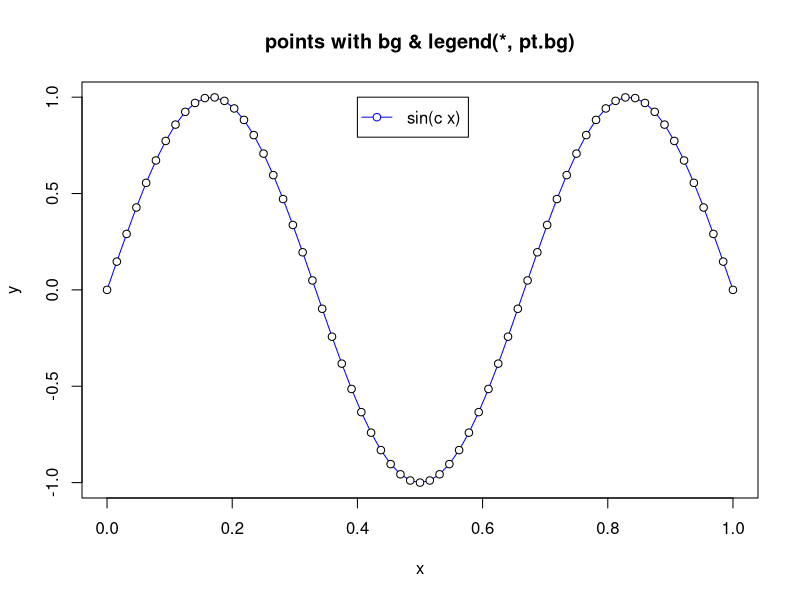
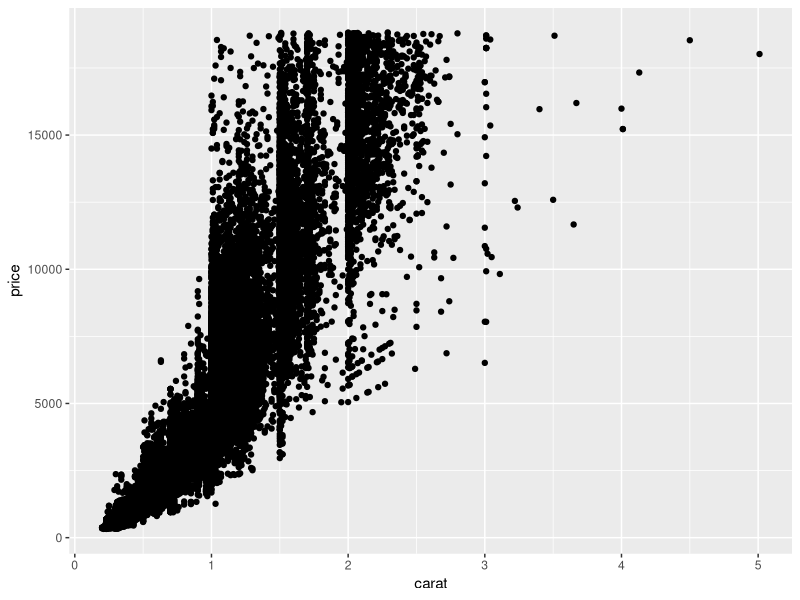
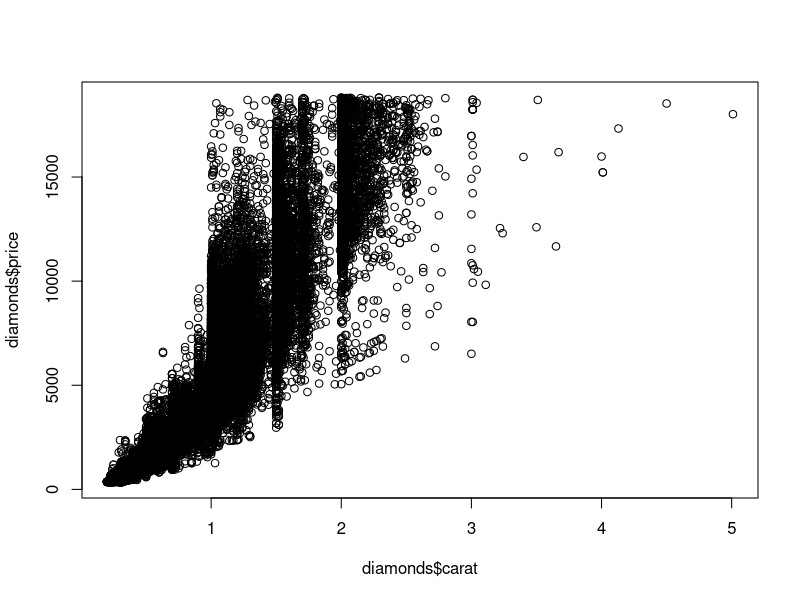
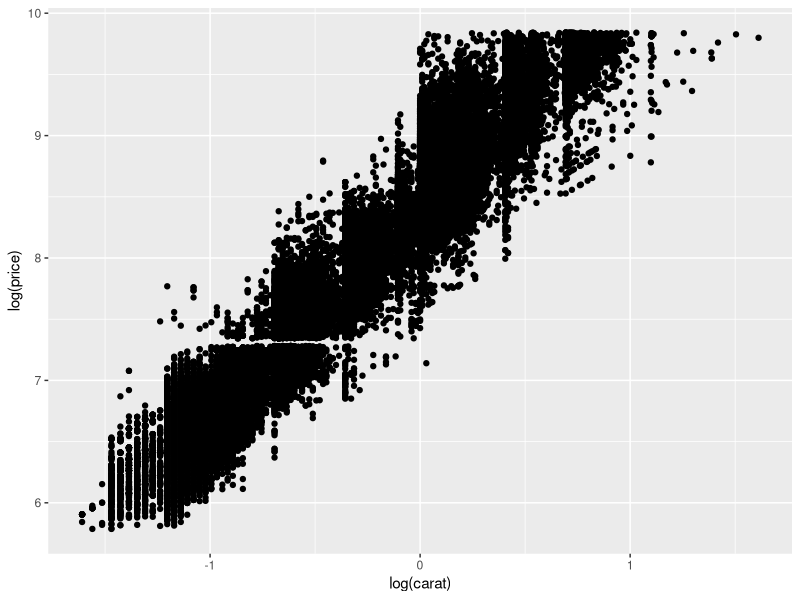
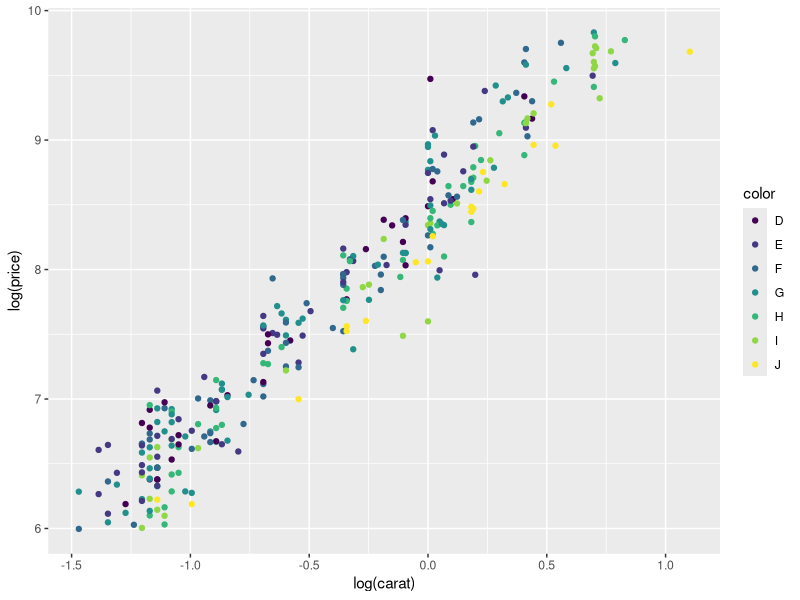
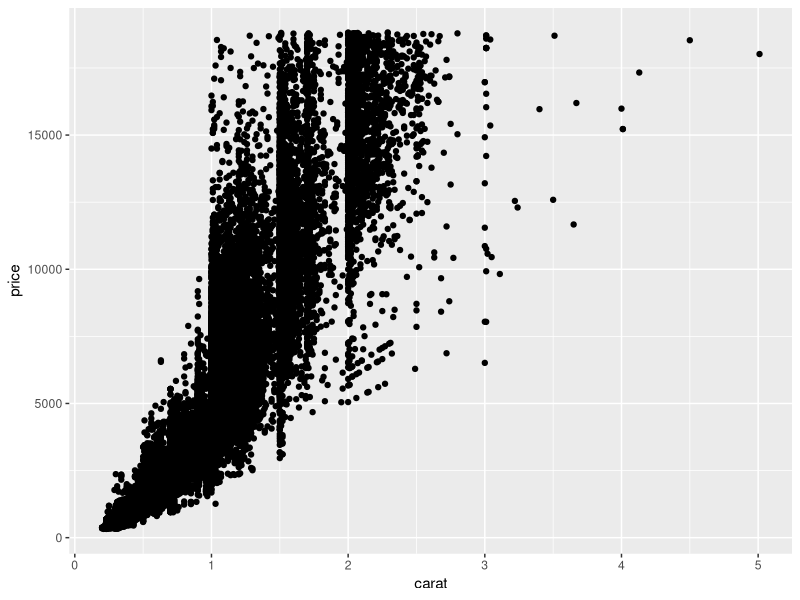
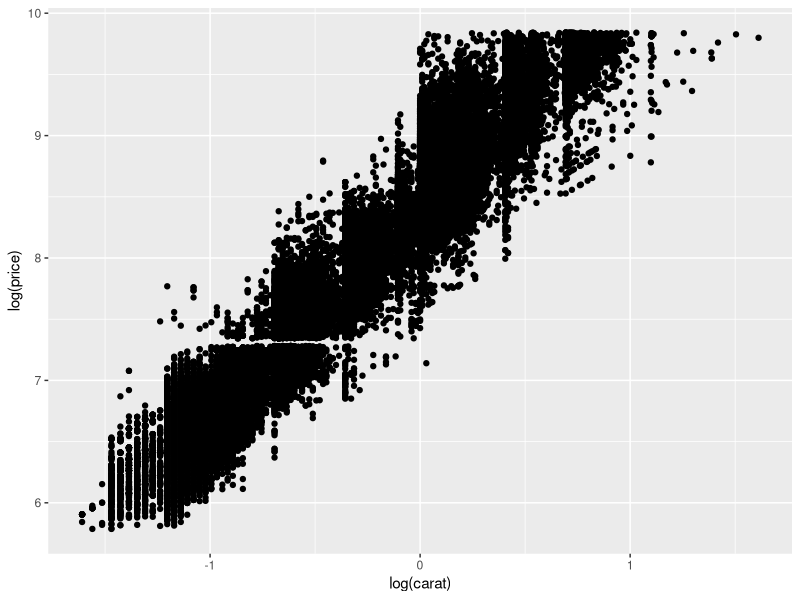
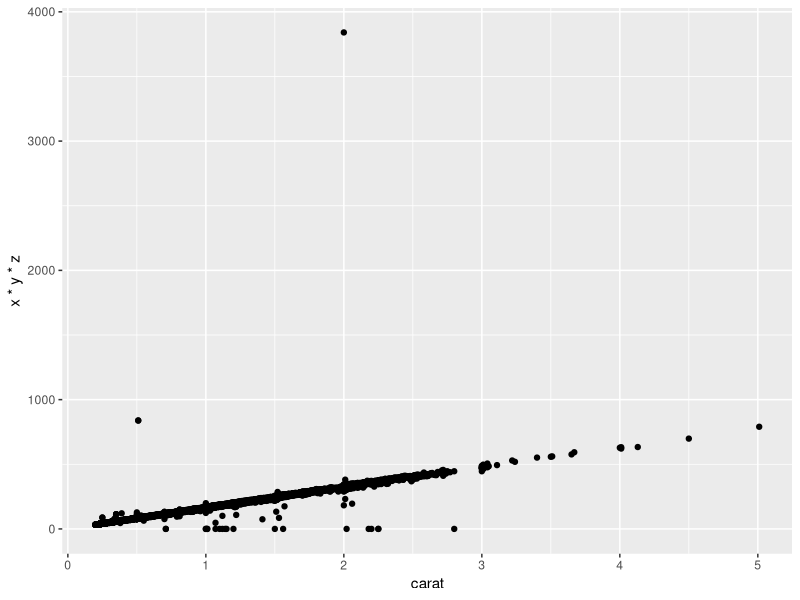

R code for these plots, in order:
## ---- chunk 1
x <- 0:64/64
y <- sin(3*pi*x)
plot(x, y, type = "l", col = "blue",
    main = "points with bg & legend(*, pt.bg)")
points(x, y, pch = 21, bg = "white")
legend(.4,1, "sin(c x)", pch = 21, pt.bg = "white", lty = 1, col = "blue")
## ---- chunk 2
library(ggplot2)
qplot(carat, price, data = diamonds)
# compared to
plot(diamonds$carat,diamonds$price, type = 'p')
qplot(log(carat), log(price), data = diamonds)
dsmall <- diamonds[sample(nrow(diamonds), 300), ]
qplot(log(carat),log(price), colour = color, data = dsmall)
## ---- chunk 3
#diamonds example
qplot(carat, price, data = diamonds)
qplot(log(carat), log(price), data = diamonds)
qplot(carat, x * y * z, data = diamonds)

set.seed(1410)
dsmall <- diamonds[sample(nrow(diamonds), 100), ]
qplot(carat, price, data = dsmall)
qplot(log(carat), log(price), data = dsmall)

#modifying aesthetics: separate groups by the color of the diamonds. 
qplot(log(carat),log(price), colour = color, data = dsmall)
# separate groups by the shape
qplot(log(carat),log(price), shape = cut,data = dsmall)


#geom arguments adding some statistics "smoothing the data"
qplot(carat, price, geom = c("point", "smooth"), data = dsmall)

#histogram
qplot(carat, data = diamonds, geom = "histogram")
qplot(carat, data = diamonds, geom = "density")

#histogram
qplot(carat, data = diamonds, geom = "density", colour = color)
qplot(carat, data = diamonds, geom = "histogram", fill = color)

#facets
qplot(carat, data = diamonds, geom = "density",facets = color~.)
qplot(carat, data = diamonds, geom = "histogram", colour = color, facets = color~.)
qplot(carat,price, data = diamonds, facets = color~.)
qplot(carat,price, data = diamonds, facets = .~cut)
qplot(log(carat), log(price), data = dsmall, facets = cut~., 
      geom = c("point", "smooth"), method = 'lm', colour = cut)
## ---- chunk 4
qplot(log(carat), log(price), data = dsmall, facets = cut~., 
      geom = c("point", "smooth"), method = 'lm', colour = cut)
## ---- chunk 5
g = ggplot(dsmall, aes(log(carat), log(price))) 
g = ggplot(dsmall, aes(log(carat), log(price))) +  geom_point()
## ---- chunk 6
g + geom_point() + geom_smooth()
## ---- chunk 7
g + geom_point() + geom_smooth(method = 'lm')
## ---- chunk 8
g + geom_point() +facet_grid(cut~.)+geom_smooth(method = 'lm')
## ---- chunk 9
g + geom_point(aes(colour = cut)) +facet_grid(cut~.) + geom_smooth(method = 'lm')
## ---- chunk 10
g1 <- ggplot(dsmall, aes(log(carat), log(price), colour = cut))
g1 + geom_point() +facet_grid(cut~.) + geom_smooth(method ='lm')
## ---- chunk 11
      g  + geom_point(aes(colour = cut)) + facet_grid(cut~.) + 
      geom_smooth(method = 'lm', aes(colour = cut)) + theme_gray()
